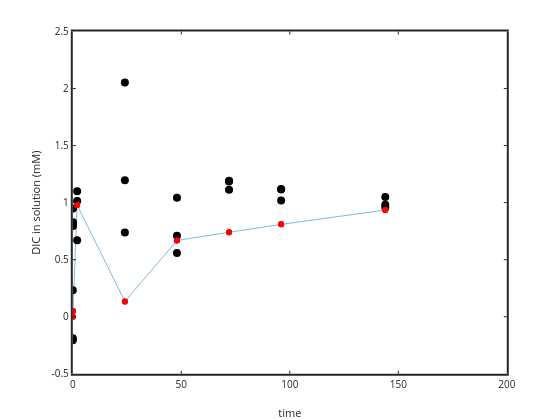

Notebook cell for this chart:
### Code cell
plot(time(1:length(time)),1e3*DIC(1:length(time))); ylabel('DIC in solution (mM)'); xlabel('time')
hold on
plot(sampletime,sampleDIC*1e3,'ko','markersize',8,'markerfacecolor','k')
set(gca,'linewidth',2)

yi = interp1 (time, DIC, sampletime);
plot(sampletime,yi*1e3,'r.')

residual3=sampleDIC*1e3-yi*1e3;

### Figure 1 — Plotly figure (JSON) as saved in the notebook; plotly's stock layout.template omitted (floating-point values rounded to 4 significant figures)
{"data": [{"line": {"color": "rgb(0,113,188)", "dash": "solid", "width": 0.5}, "marker": {"color": "rgb(0,113,188)", "line": {"color": "rgb(0,113,188)"}, "size": 6, "symbol": "none"}, "mode": "lines", "name": "", "showlegend": false, "type": "scatter", "visibility": true, "x": [0, 0, 0.1, 2, 24, 48, 72, 96, 144], "xaxis": "x", "y": [0, 0, 0.05, 0.9787, 0.1345, 0.6682, 0.7403, 0.8098, 0.9353], "yaxis": "y"}, {"line": {"color": "rgb(0,0,0)", "width": 0.5}, "marker": {"color": "rgb(0,0,0)", "line": {"color": "rgb(0,0,0)"}, "size": 8, "symbol": "circle"}, "mode": "markers", "name": "", "showlegend": false, "type": "scatter", "visibility": true, "x": [0, 0.1, 2, 24, 48, 72, 96, 144, 0, 0.1, 2, 24, 48, 72, 96, 144, 0, 0.1, 2, 24, 48, 72, 96, 144], "xaxis": "x", "y": [-0.1881, 0.7954, 1.014, 0.7376, 0.5577, 1.186, 1.115, 1.049, -0.2068, 0.8275, 0.6705, 2.053, 0.709, 1.114, 1.121, 0.9826, 0.2322, 0.9485, 1.099, 1.195, 1.043, 1.191, 1.02, 0.9578], "yaxis": "y"}, {"line": {"color": "rgb(255,0,0)", "width": 0.5}, "marker": {"color": "rgb(255,0,0)", "line": {"color": "rgb(255,0,0)"}, "size": 6, "symbol": "circle"}, "mode": "markers", "name": "", "showlegend": false, "type": "scatter", "visibility": true, "x": [0, 0.1, 2, 24, 48, 72, 96, 144, 0, 0.1, 2, 24, 48, 72, 96, 144, 0, 0.1, 2, 24, 48, 72, 96, 144], "xaxis": "x", "y": [0, 0.05, 0.9787, 0.1345, 0.6682, 0.7403, 0.8098, 0.9353, 0, 0.05, 0.9787, 0.1345, 0.6682, 0.7403, 0.8098, 0.9353, 0, 0.05, 0.9787, 0.1345, 0.6682, 0.7403, 0.8098, 0.9353], "yaxis": "y"}], "layout": {"height": 420, "hovermode": "closest", "margin": {"b": 0, "l": 0, "r": 0, "t": 0}, "plot_bgcolor": "rgba(0,0,0,0)", "showlegend": false, "width": 560, "xaxis": {"anchor": "y", "autorange": false, "domain": [0.13, 0.905], "exponentformat": "none", "gridcolor": "rgba(38,38,38,0.15)", "gridwidth": 2, "linecolor": "rgb(38,38,38)", "linewidth": 2, "mirror": "ticks", "range": [0, 200], "showgrid": false, "showline": true, "side": "bottom", "spikedash": "solid", "spikemode": "across", "spikesides": false, "spikethickness": 1, "tickangle": 0, "tickcolor": "rgb(38,38,38)", "tickfont": {"color": "rgb(38,38,38)", "size": 10}, "ticklen": 3, "ticks": "inside", "ticktext": ["0", "50", "100", "150", "200"], "tickvals": [0, 50, 100, 150, 200], "title": {"font": {"color": "rgb(38,38,38)", "size": 11}, "text": "time"}, "type": "linear", "visible": true, "zeroline": false}, "yaxis": {"anchor": "x", "autorange": false, "domain": [0.11, 0.925], "exponentformat": "none", "gridcolor": "rgba(38,38,38,0.15)", "gridwidth": 2, "linecolor": "rgb(38,38,38)", "linewidth": 2, "mirror": "ticks", "range": [-0.5, 2.5], "showgrid": false, "showline": true, "side": "left", "spikedash": "solid", "spikemode": "across", "spikesides": false, "spikethickness": 1, "tickangle": 0, "tickcolor": "rgb(38,38,38)", "tickfont": {"color": "rgb(38,38,38)", "size": 10}, "ticklen": 3, "ticks": "inside", "ticktext": ["-0.5", "0", "0.5", "1", "1.5", "2", "2.5"], "tickvals": [-0.5, 0, 0.5, 1, 1.5, 2, 2.5], "title": {"font": {"color": "rgb(38,38,38)", "size": 11}, "text": "DIC in solution (mM)"}, "type": "linear", "visible": true, "zeroline": false}}}
